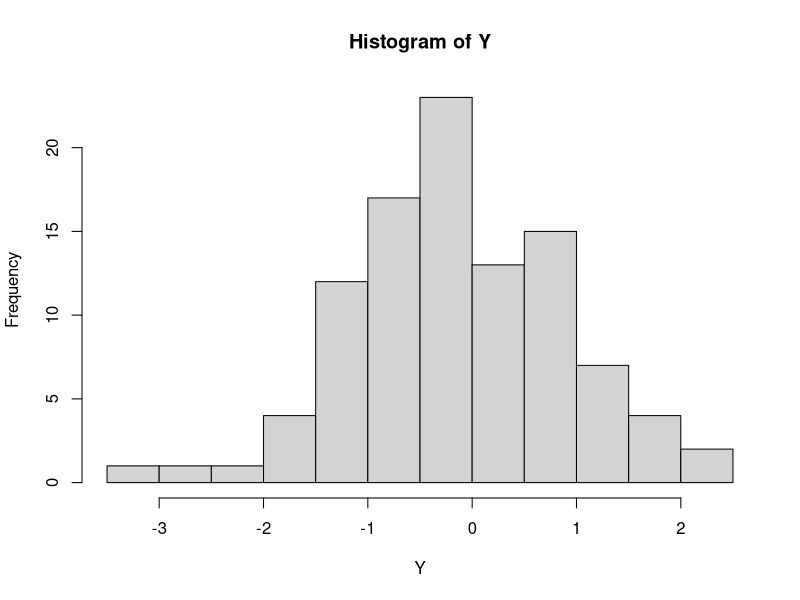

Recreate this plot in R.
## ---- chunk 1
knitr::opts_chunk$set(echo = TRUE)
## ---- chunk 2
# sample of size 100
Y<- rnorm( 100)
hist( Y)
